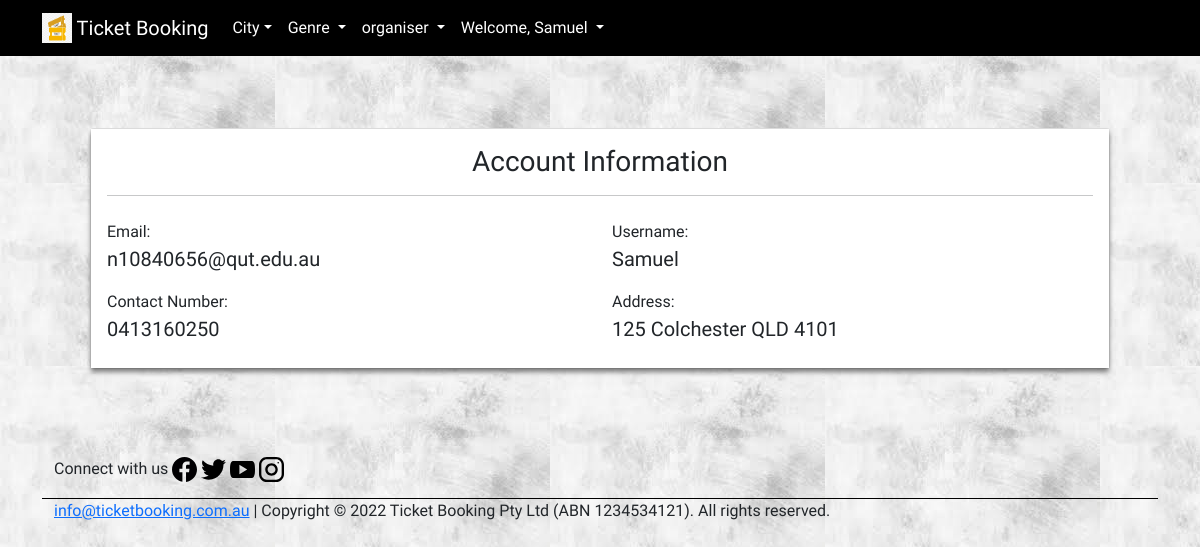
/my_accountInformation (signed in), run on the app's committed database.
### website/models.py (models this page shows, shortened)
class User(UserMixin, db.Model):
    __tablename__ = 'users'  # good practice to specify table name
    id = db.Column(db.Integer, primary_key=True, nullable=False)
    name = db.Column(db.String(100), index=True, unique=True, nullable=False)
    emailid = db.Column(db.String(100), index=True, nullable=False)
    password_hash = db.Column(db.String(255), nullable=False)
    phone = db.Column(db.String(15), nullable=False)
    address = db.Column(db.String(500), nullable=False)
    comments = db.relationship('Comment', backref='user')
    created_events = db.relationship('Event', backref='user', viewonly=True)
    created_website = db.relationship('Booking', backref='user')

### website/views.py (the view)
@bp.route('/my_accountInformation')
@login_required
def my_accountInformation():
    return render_template('events/accountInformation.html', heading='My accountInformation', events=current_user.created_events)

### website/templates/events/accountInformation.html
{% extends "base.html" %}
{% block content %}
{% import "bootstrap/form.html" as wtf %}
<section class="h60">
    <div class="container">
        <div class="card m-5">
            <div class="card-body">
                <div class="card-title">
                    <h3>Account Information</h3>
                </div>
                <hr>
                <div class="row">
                    <div class="col-md-6 my-2">
                        <label for="email">Email:</label>
                        <div class="lead" name="email">{{current_user.emailid}}</div>
                    </div>
                    <div class="col-md-6 my-2">
                        <label for="dateJoined">Username:</label>
                        <div class="lead" for="dateJoined">{{ username }}</div>
                    </div>
                    <div class="col-md-6 my-2">
                        <label for="name">Contact Number:</label>
                        <div class="lead" name="name">{{current_user.phone}}</div>
                    </div>
                    <div class="col-md-6 my-2">
                        <label for="address">Address:</label>
                        <div class="lead" name="address">{{ current_user.address  }}</div>
                    </div>
                </div>
            </div>
        </div>
        {% endblock %}

### website/templates/base.html (shortened to what this page needs)
<!doctype html>
<html lang='en'>
<head>
    <link href="https://cdn.jsdelivr.net/npm/bootstrap@5.1.1/dist/css/bootstrap.min.css" rel="stylesheet"
>
    <link rel='stylesheet' href='{{url_for("static", filename="css/style.css")}}' />
</head>
<body>
    <header>
        <nav class='navbar navbar-expand-lg navbar-dark'>
            <div class='container'>
                <a class='navbar-brand' href='/'><img src='{{url_for("static", filename="images/icon.png")}}' width='30'
                        height='30' class='d-inline-block align-top' alt=''> Ticket Booking</a>
                <div class='collapse navbar-collapse in' id='navbarSupportedContent'>
                    <ul class='navbar-nav me-auto mb-2 mb-lg-0'>
                        <li class='nav-item dropdown'>
                            <a class='nav-link dropdown-toggle' href='#' id='navbarDropdown' role='button'
                                data-bs-toggle='dropdown' aria-expanded='false'>City</a>
                        </li>
                        <li class='nav-item dropdown'>
                            <a class='nav-link dropdown-toggle' href='#' id='navbarDropdown' role='button'
                                data-bs-toggle='dropdown' aria-expanded='false'>
                                Genre
                            </a>
                        </li>
                        <li class='nav-item dropdown'>
                            <a class='nav-link dropdown-toggle' href='#' id='navbarDropdown' role='button'
                                data-bs-toggle='dropdown' aria-expanded='false'>
                                organiser
                            </a>
                        </li>
                        <li class='nav-item dropdown'>
                            <a class='nav-link dropdown-toggle' href='{{url_for("auth.login")}}' id='navbarDropdown'
                                role='button' data-bs-toggle='dropdown' aria-expanded='false'>
                                {% if username|lower == 'guest' %}
                                Sign In
                                {% else %}
                                Welcome, {{ username }}
                                {% endif %}
                            </a>
                        </li>
                    </ul>
                </div>
            </div>
        </nav>
    </header>
    <main>
        <br>
        {% block content %}
        {% endblock %}
    </main>
    <footer>
        <div class="container">
            <div id="footer">
                <div class="container footer navbar-fixed-bottom">
                    <div class='row'>
                        <div class='col border-bottom'>
                            <p>
                                Connect with us
                                <a target="" title="Facebook">
                                    <img src="{{url_for('static', filename='images/facebook.svg')}}" alt="Facebook"
                                        height="25" width="25" />
                                </a>
                                <a target="" title="Twitter">
                                    <img src="{{url_for('static', filename='images/twitter.svg')}}" alt="Twitter"
                                        height="25" width="25" />
                                </a>
                                <a target="" title="Youtube">
                                    <img src="{{url_for('static', filename='images/youtube.svg')}}" alt="Youtube"
                                        height="25" width="25">
                                </a>
                                <a target="" title="Instagram">
                                    <img src="{{url_for('static', filename='images/instagram.svg')}}" alt="Instagram"
                                        height="25" width="25" />
                                </a>
                            </p>
                        </div>
                        <div class='row'>
                            <p><a href='zdvcxvx@ticketbooking.com.au'>info@ticketbooking.com.au</a> |  Copyright &copy; 2022 Ticket Booking Pty Ltd (ABN 1234534121). All rights reserved.</p>
                        </div>
                    </div>
                </div>
            </div>
    </footer>
</body>
</html>

### website/static/css/style.css (style rules this page uses)
html, body { font-family: "Quicksand", sans-serif; }
body { background-image: url("/static/images/bkgnd.png"); }
main { padding-bottom: 40px; }
.card-body { background-color: rgb(255, 255, 255); box-shadow: 0 4px 5px rgb(0 0 0 / 0.5); }
.card-title { width: 100%; text-align: center; }
.navbar { background-color: #000000; color: #000000; }
.nav-link { color: #ffffff !important; }
.border-bottom { border-bottom: 1px solid #000000 !important; }

### data on the page
User: name "Samuel", emailid "n10840656@qut.edu.au", phone "0413160250", address "125 Colchester QLD 4101"
